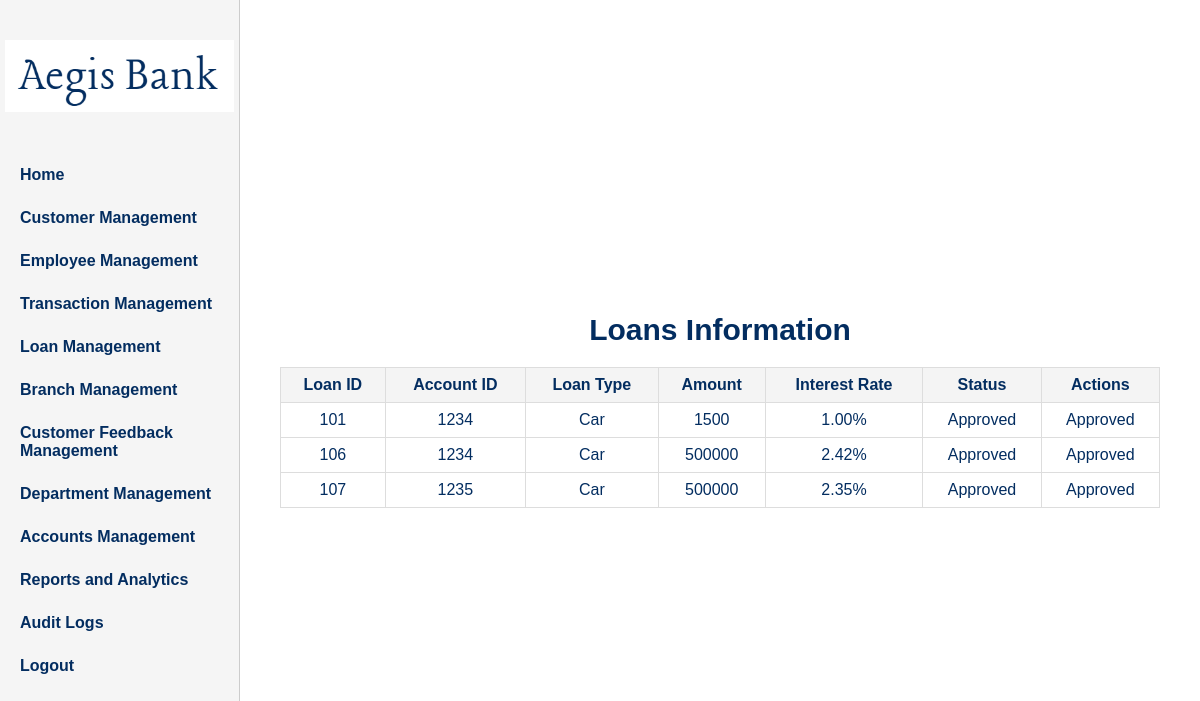
The page /adminpages/manage_loan.php (signed in) on the database as committed earlier.
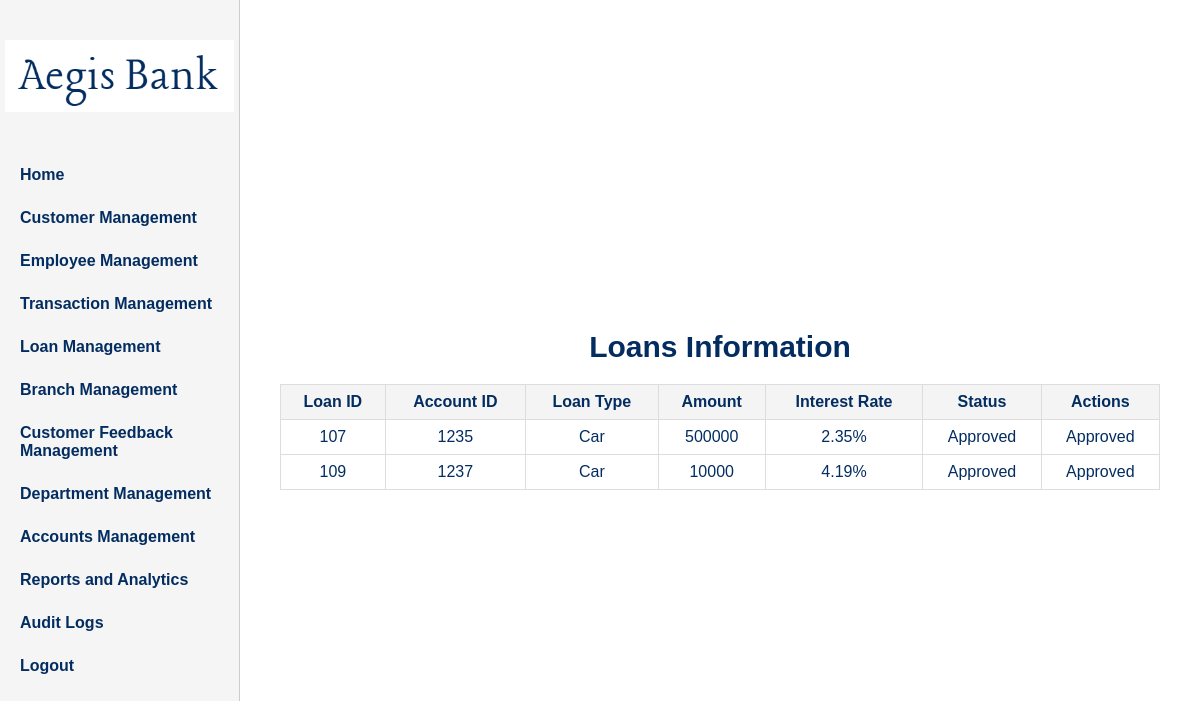
The same page on the database as committed later.
### tables this page shows
CREATE TABLE `loan` (
  `LoanId` int(11) NOT NULL,
  `a_AccountID` int(11) NOT NULL,
  `LoanType` varchar(20) NOT NULL,
  `Amount` double NOT NULL,
  `InterestRate` decimal(10,2) NOT NULL,
  `Status` tinyint(1) NOT NULL,
  `StartDate` date NOT NULL,
  `EndDate` date NOT NULL
);

### adminpages/manage_loan.php (the view, shortened to what this page needs)
<?php
include '../connection.php';
$result = $conn->query("SELECT LoanId, a_AccountID, LoanType, Amount, InterestRate, Status FROM loan");
$loans = $result->fetch_all(MYSQLI_ASSOC);
?>
<!DOCTYPE html>
<html lang="en">
<head>
    <link rel="stylesheet" href="../css/adminpages.css">
</head>
<body>
<div id="main">
    <header class="header">
        <div id="logo" style="padding-top: 20px;">
            <img src="../logo.png" alt="Bank Logo">
        </div>
        <nav class="nav-links">
            <a href="adminhome.php">Home</a>
            <a href="manage_users.php">Customer Management</a>
            <a href="manage_employees.php">Employee Management</a>
            <a href="manage_transaction.php">Transaction Management</a>
            <a href="manage_loan.php">Loan Management</a>
            <a href="manage_branch.php">Branch Management</a>
            <a href="manage_support.php">Customer Feedback Management</a>
            <a href="manage_department.php">Department Management</a>
            <a href="manage_account.php">Accounts Management</a>
            <a href="manage_reports.php">Reports and Analytics</a>
            <a href="manage_audit_logs.php">Audit Logs</a>
            <a href="admin_logout.php">Logout</a>
        </nav>
    </header>
    <div class="user-info">
        <h2>Loans Information</h2>
        <table>
            <thead>
                <tr>
                    <th>Loan ID</th>
                    <th>Account ID</th>
                    <th>Loan Type</th>
                    <th>Amount</th>
                    <th>Interest Rate</th>
                    <th>Status</th>
                    <th>Actions</th>
                </tr>
            </thead>
            <tbody>
                <?php foreach ($loans as $loan): ?>
                    <tr>
                        <td><?= htmlspecialchars($loan['LoanId']); ?></td>
                        <td><?= htmlspecialchars($loan['a_AccountID']); ?></td>
                        <td><?= htmlspecialchars($loan['LoanType']); ?></td>
                        <td><?= htmlspecialchars($loan['Amount']); ?></td>
                        <td><?= htmlspecialchars($loan['InterestRate']); ?>%</td>
                        <td><?= $loan['Status'] == 1 ? 'Pending' : 'Approved'; ?></td>
                        <td>
                            <div class="action-buttons">
                                <?php if ($loan['Status'] == 1): ?>
                                    <button class="respond"
                                        onclick="window.location.href='LoanManagement/respond_loan.php?loan_id=<?= $loan['LoanId']; ?>'">
                                        Respond
                                    </button>
                                <?php else: ?>
                                    <span class="approved">Approved</span>
                                <?php endif; ?>
                            </div>
                        </td>
                    </tr>
                <?php endforeach; ?>
            </tbody>
        </table>
    </div>
</div>
</body>
</html>

Rows that differ between the two databases and show on the page:
removed loan: LoanId "101", a_AccountID "1234", LoanType "Car", Amount "1500", InterestRate "1.00", Status "Approved"
removed loan: LoanId "106", a_AccountID "1234", LoanType "Car", Amount "500000", InterestRate "2.42", Status "Approved"
added loan: LoanId "109", a_AccountID "1237", LoanType "Car", Amount "10000", InterestRate "4.19", Status "Approved"
